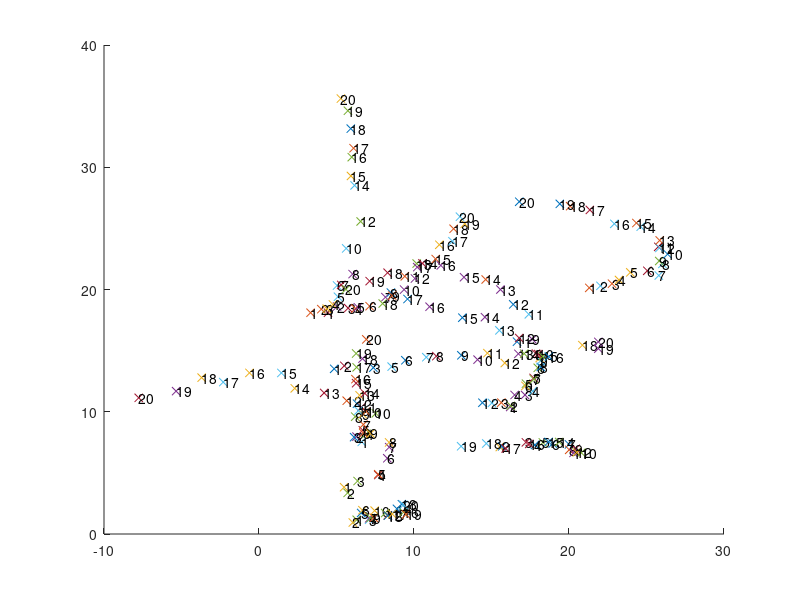

This figure's MATLAB source: (Note: this script raises an error after producing the figure.)
%% Test script for the Simple Tracker function
%
% This script aims at demonstrating the capabilities and the syntax of
% simpletracker.m, a MATLAB function dedicated to tracking. 
%
% *Tracking* , or particle linking, consist in re-building the trajectories
% of one or several particles as they move along time. Their position is
% reported at each frame, but their identiy is yet unknown: we do not know
% what particle in one frame corresponding to a particle in the previous
% frame. Tracking algorithms aim at providing a solution for this problem.
%
% |simpletracker.m| is - as the name says - a simple implementation of a
% tracking algorithm, that can deal with gaps. A gap happens when one
% particle that was detected in one frame is not detected in the subsequent
% one. If not dealt with, this generates a track break, or a gap, in the
% frame where the particule disappear, and a false new track in the frame
% where it re-appear.
%
% |simpletracker| first do a frame-to-frame linking step, where links are
% first created between each frame pair, using the hungarian algorithm of
% |hungarianlinker|. Then a second iteration is done through the data,
% investigating track ends. If a track beginning is found close to a track
% end in a subsequent track, a link spanning multiple frame can be created,
% bridging the gap and restoring the track.
%
% This scripts generate random points that more or less follow a given
% trajectories. They are scrambled, their position is perturbed by noise,
% and some of them are randomly erased in some frames. This is the first
% and longer part in the script
%
% In a second time, the tracker tries to rebuild the tracks. This is made
% just by calling |simpletracker| with sensible parameters.
% 
% The third part is only about displaying results. The points are drawn
% with a text label next to them indicating to which frame they belong.
% Track are drawn in color.
% 
% More information can be found in the help section of the |simpletracker|
% and of the functions it calls, namely |hungarianlinker| and
% |nearestneighborlinker|.
% 
%% Problem parameters

% Dimensionality of the simulated problem (2 for 2D, 3 for 3D)
n_dim = 2;

% Number of rames to track the points over
n_frames = 20;

% Aproximative number of points per frame
n_points_per_frame = 10; 

%% Create the random points
points = cell(n_frames, 1);

% Random start position
start = 20 * rand(n_points_per_frame, n_dim);

% Span initial direction
theta = linspace(0, 2* pi/4, n_points_per_frame)';
vec = [ cos(theta) sin(theta) ];

% Random direction change
theta_increase = pi / n_frames * rand(n_points_per_frame, 1);

for i_frame = 1 : n_frames 
   
    % Disperse points as if their position was increasing by 1.5 in average
    % each frame.
    frame_points = start + vec .* i_frame .* [cos(theta_increase * i_frame) sin(theta_increase * i_frame) ] + rand(n_points_per_frame, n_dim) ;
    
    % Randomize them;
    randomizer = rand(n_points_per_frame, 1);
    [ sorted index ] = sort(randomizer);
    frame_points = frame_points(index, :);
    
    % Delete some of them, possible
    deleter = randn;
    while (deleter > 0);
        frame_points(1, :) = [];
        deleter = deleter - 1;
    end
    
    points{i_frame} = frame_points;
    
end

%% Plot the random points
% We plot a 'x' at each point location, and an index of the frame they are
% in next to the mark.

figure(1)
clf
hold on
for i_frame = 1 : n_frames
   
    str = num2str(i_frame);
    for j_point = 1 : size(points{i_frame}, 1)
        pos = points{i_frame}(j_point, :);
        plot(pos(1), pos(2), 'x')
        text('Position', pos, 'String', str)
        pause(0.02)
    end
    
end

%% Track them
% Finally! A one liner. We add some information to the output, and allow
% gap closing to happen all the way through.

max_linking_distance = 4;
max_gap_closing = Inf;
debug = true;

[ tracks adjacency_tracks ] = simpletracker(points,...
    'MaxLinkingDistance', max_linking_distance, ...
    'MaxGapClosing', max_gap_closing, 'Method', 'NearestNeighbor', ...
    'Debug', debug);

%% Plot tracks
% We want to plot eahc track in a given color. Normally we would have to
% retrieve the points coordinates in the given |points| initiall cell
% arrat, for each point in frame. To skip this, we simple use the
% adjacency_tracks, that can pick points directly in the concatenated
% points array |all_points|.

n_tracks = numel(tracks);
colors = hsv(n_tracks);

all_points = vertcat(points{:});

for i_track = 1 : n_tracks
   
    % We use the adjacency tracks to retrieve the points coordinates. It
    % saves us a loop.
    
    track = adjacency_tracks{i_track};
    track_points = all_points(track, :);
    
    plot(track_points(:,1), track_points(:, 2), 'Color', colors(i_track, :))
    
end

%% 
% Jean-Yves Tinevez <jeanyves.tinevez@gmail.com> November 2011 - May 2012
